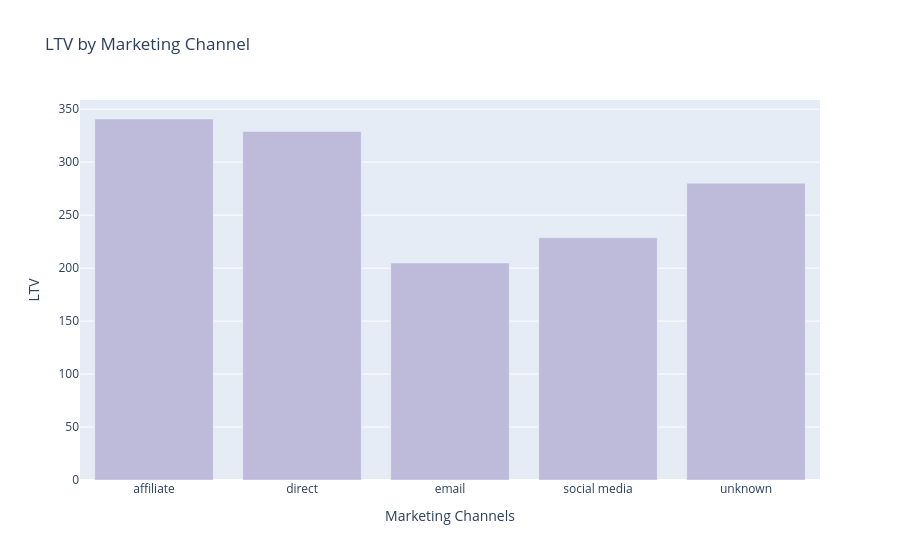

Notebook code for this chart:
### Code cell
fig = px.bar(data_frame=ltv_market, x='MARKETING_CHANNEL', y='USD_PRICE',
             labels={'MARKETING_CHANNEL' : 'Marketing Channels',
                     'USD_PRICE' : 'LTV'},
             title= 'LTV by Marketing Channel',
             color_discrete_sequence= ['#BEBADA'])
fig.show()

### Figure 1 — Plotly figure (JSON) as saved in the notebook; plotly's stock layout.template omitted (floating-point values rounded to 4 significant figures)
{"data": [{"hovertemplate": "Marketing Channels=%{x}<br>LTV=%{y}<extra></extra>", "legendgroup": "", "marker": {"color": "#BEBADA", "pattern": {"shape": ""}}, "name": "", "orientation": "v", "showlegend": false, "textposition": "auto", "type": "bar", "x": ["affiliate", "direct", "email", "social media", "unknown"], "xaxis": "x", "y": [340.7, 329.1, 204.8, 228.7, 280.1], "yaxis": "y"}], "layout": {"barmode": "relative", "legend": {"tracegroupgap": 0}, "title": {"text": "LTV by Marketing Channel"}, "xaxis": {"anchor": "y", "domain": [0, 1], "title": {"text": "Marketing Channels"}}, "yaxis": {"anchor": "x", "domain": [0, 1], "title": {"text": "LTV"}}}}
